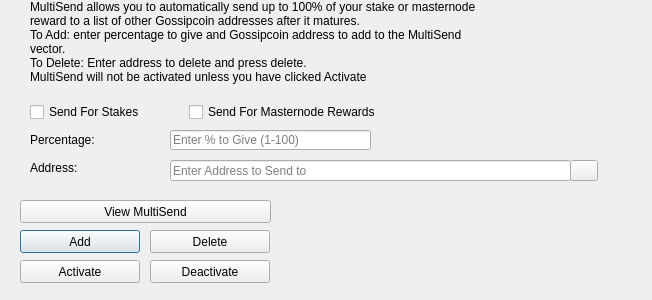
<?xml version="1.0" encoding="UTF-8"?>
<ui version="4.0">
 <class>MultiSendDialog</class>
 <widget class="QDialog" name="MultiSendDialog">
  <property name="windowModality">
   <enum>Qt::NonModal</enum>
  </property>
  <property name="geometry">
   <rect>
    <x>0</x>
    <y>0</y>
    <width>652</width>
    <height>300</height>
   </rect>
  </property>
  <property name="windowTitle">
   <string>MultiSend</string>
  </property>
  <widget class="QLineEdit" name="multiSendPercentEdit">
   <property name="geometry">
    <rect>
     <x>170</x>
     <y>130</y>
     <width>201</width>
     <height>20</height>
    </rect>
   </property>
   <property name="toolTip">
    <string>Enter whole numbers 1 - 100</string>
   </property>
   <property name="placeholderText">
    <string>Enter % to Give (1-100)</string>
   </property>
  </widget>
  <widget class="QLineEdit" name="multiSendAddressEdit">
   <property name="geometry">
    <rect>
     <x>170</x>
     <y>160</y>
     <width>401</width>
     <height>21</height>
    </rect>
   </property>
   <property name="toolTip">
    <string/>
   </property>
   <property name="placeholderText">
    <string>Enter Address to Send to</string>
   </property>
  </widget>
  <widget class="QLabel" name="label_2">
   <property name="geometry">
    <rect>
     <x>30</x>
     <y>0</y>
     <width>451</width>
     <height>121</height>
    </rect>
   </property>
   <property name="lineWidth">
    <number>1</number>
   </property>
   <property name="text">
    <string>MultiSend allows you to automatically send up to 100% of your stake or masternode reward to a list of other Gossipcoin addresses after it matures.
To Add: enter percentage to give and Gossipcoin address to add to the MultiSend vector.
To Delete: Enter address to delete and press delete.
MultiSend will not be activated unless you have clicked Activate</string>
   </property>
   <property name="alignment">
    <set>Qt::AlignLeading|Qt::AlignLeft|Qt::AlignTop</set>
   </property>
   <property name="wordWrap">
    <bool>true</bool>
   </property>
  </widget>
  <widget class="QLabel" name="message">
   <property name="geometry">
    <rect>
     <x>290</x>
     <y>200</y>
     <width>351</width>
     <height>91</height>
    </rect>
   </property>
   <property name="text">
    <string/>
   </property>
  </widget>
  <widget class="QPushButton" name="addButton">
   <property name="geometry">
    <rect>
     <x>20</x>
     <y>230</y>
     <width>120</width>
     <height>23</height>
    </rect>
   </property>
   <property name="toolTip">
    <string/>
   </property>
   <property name="statusTip">
    <string>Add to MultiSend Vector</string>
   </property>
   <property name="text">
    <string>Add</string>
   </property>
  </widget>
  <widget class="QPushButton" name="disableButton">
   <property name="geometry">
    <rect>
     <x>150</x>
     <y>260</y>
     <width>120</width>
     <height>23</height>
    </rect>
   </property>
   <property name="statusTip">
    <string>Deactivate MultiSend</string>
   </property>
   <property name="text">
    <string>Deactivate</string>
   </property>
  </widget>
  <widget class="QPushButton" name="addressBookButton">
   <property name="geometry">
    <rect>
     <x>570</x>
     <y>160</y>
     <width>28</width>
     <height>21</height>
    </rect>
   </property>
   <property name="toolTip">
    <string>Choose an address from the address book</string>
   </property>
   <property name="text">
    <string/>
   </property>
   <property name="icon">
    <iconset resource="../gossipcoin.qrc">
     <normaloff>:/icons/address-book</normaloff>:/icons/address-book</iconset>
   </property>
   <property name="shortcut">
    <string>Alt+A</string>
   </property>
   <property name="autoDefault">
    <bool>false</bool>
   </property>
  </widget>
  <widget class="QLabel" name="label">
   <property name="geometry">
    <rect>
     <x>30</x>
     <y>130</y>
     <width>121</width>
     <height>20</height>
    </rect>
   </property>
   <property name="toolTip">
    <string>Percentage of stake to send</string>
   </property>
   <property name="text">
    <string>Percentage:</string>
   </property>
  </widget>
  <widget class="QLabel" name="label_5">
   <property name="geometry">
    <rect>
     <x>30</x>
     <y>160</y>
     <width>111</width>
     <height>16</height>
    </rect>
   </property>
   <property name="toolTip">
    <string>Address to send portion of stake to</string>
   </property>
   <property name="text">
    <string>Address:</string>
   </property>
  </widget>
  <widget class="QPushButton" name="deleteButton">
   <property name="geometry">
    <rect>
     <x>150</x>
     <y>230</y>
     <width>120</width>
     <height>23</height>
    </rect>
   </property>
   <property name="toolTip">
    <string/>
   </property>
   <property name="statusTip">
    <string>Delete Address From MultiSend Vector</string>
   </property>
   <property name="text">
    <string>Delete</string>
   </property>
  </widget>
  <widget class="QPushButton" name="activateButton">
   <property name="geometry">
    <rect>
     <x>20</x>
     <y>260</y>
     <width>120</width>
     <height>23</height>
    </rect>
   </property>
   <property name="statusTip">
    <string>Activate MultiSend</string>
   </property>
   <property name="text">
    <string>Activate</string>
   </property>
  </widget>
  <widget class="QPushButton" name="viewButton">
   <property name="geometry">
    <rect>
     <x>20</x>
     <y>200</y>
     <width>251</width>
     <height>23</height>
    </rect>
   </property>
   <property name="toolTip">
    <string/>
   </property>
   <property name="statusTip">
    <string>View MultiSend Vector</string>
   </property>
   <property name="text">
    <string>View MultiSend</string>
   </property>
  </widget>
  <widget class="QWidget" name="horizontalLayoutWidget">
   <property name="geometry">
    <rect>
     <x>30</x>
     <y>100</y>
     <width>351</width>
     <height>24</height>
    </rect>
   </property>
   <layout class="QHBoxLayout" name="horizontalLayout">
    <item>
     <widget class="QCheckBox" name="multiSendStakeCheckBox">
      <property name="text">
       <string>Send For Stakes</string>
      </property>
     </widget>
    </item>
    <item>
     <widget class="QCheckBox" name="multiSendMasternodeCheckBox">
      <property name="text">
       <string>Send For Masternode Rewards</string>
      </property>
     </widget>
    </item>
   </layout>
  </widget>
 </widget>
 <resources>
  <include location="../gossipcoin.qrc"/>
 </resources>
 <connections/>
</ui>
